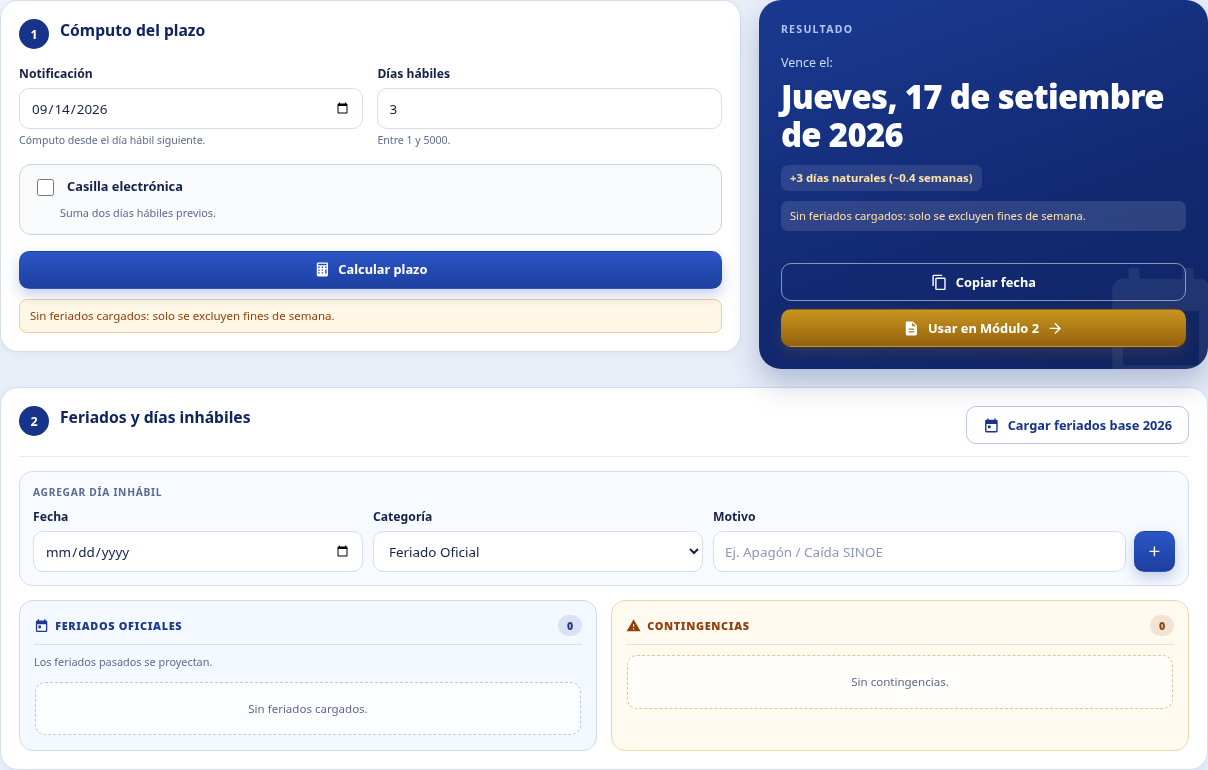
#> input picture documentacion/capturas/01-modulo1.png, 1208 x 770 px; its folder holds 8 pictures in this run
$ python crear_presentacion.py
#> lines starting #> are read from the running program, lines starting #| are printed output that depends on the picture
from pathlib import Path
from PIL import Image, ImageDraw, ImageFont
from docx import Document
from docx.shared import Inches, Pt, RGBColor
from docx.enum.text import WD_ALIGN_PARAGRAPH
from docx.enum.table import WD_TABLE_ALIGNMENT, WD_CELL_VERTICAL_ALIGNMENT
from docx.enum.section import WD_SECTION_START
from docx.oxml import OxmlElement
from docx.oxml.ns import qn

ROOT=Path(__file__).resolve().parent
CAP=ROOT/'capturas'
OUT=ROOT/'ODANC_Arequipa_Presentacion_Modulos_1_y_2_Propuesta.docx'
FONT='/usr/share/fonts/truetype/dejavu/DejaVuSans-Bold.ttf'

def annotated(src,name,box,points):
#> called with src = '01-modulo1.png', name = 'fig01-modulo1'
    image=Image.open(CAP/src).convert('RGB')
#> image is the input picture: PIL image 1208x770 RGB; mean R, G, B 205.1, 209.8, 223.7
    if box:image=image.crop(box)
    w,h=image.size
#> w = 1208; h = 770
    canvas=Image.new('RGB',(w+104,h+16),'white');canvas.paste(image,(104,8))
#> after `canvas = Image.new('RGB', (w + 104, h + 16), 'white')`: canvas: PIL image 1312x786 RGB; every value is 255
    d=ImageDraw.Draw(canvas);font=ImageFont.truetype(FONT,24)
    for num,(x,y) in enumerate(points,1):
        cx,cy=47,y+8;target=(x+104,y+8)
        d.line((cx+23,cy,target[0]-9,target[1]),fill='#2449a5',width=4)
        d.polygon([(target[0],target[1]),(target[0]-13,target[1]-7),(target[0]-13,target[1]+7)],fill='#2449a5')
        d.ellipse((cx-21,cy-21,cx+21,cy+21),fill='#2449a5')
        t=str(num);bbox=d.textbbox((0,0),t,font=font);d.text((cx-(bbox[2]-bbox[0])/2,cy-(bbox[3]-bbox[1])/2-4),t,font=font,fill='white')
    path=CAP/(name+'.png');canvas.save(path);return path
#> after `path = CAP / (name + '.png')`:
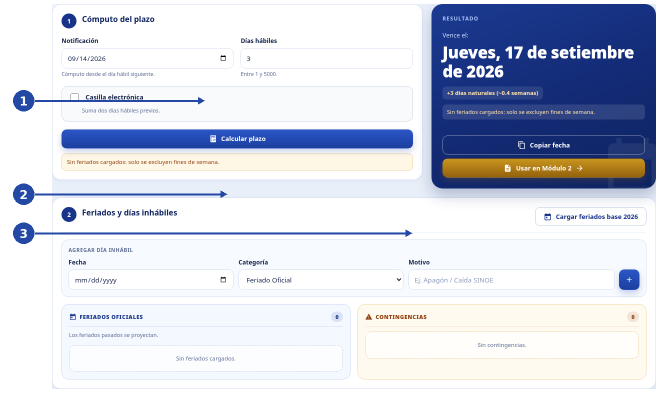
#> saved as fig01-modulo1.png: PIL image 1312x786 RGB (shown at 1/2 size); mean R, G, B 207.9, 212.5, 225.9

figs={
 'm1':annotated('01-modulo1.png','fig01-modulo1',None,[(305,193),(350,380),(720,458)]),
 'sel':annotated('02-seleccion.png','fig02-seleccion',(0,0,918,840),[(330,286),(365,375),(485,525)]),
 'sel2':annotated('02-seleccion.png','fig03-catalogo',(0,830,918,1522),[(480,142),(480,406),(780,650)]),
 'exp':annotated('03-expediente.png','fig04-expediente',None,[(320,289),(310,385),(310,462)]),
 'cont1':annotated('04-contenido.png','fig05-contenido-superior',(0,0,667,590),[(260,245),(260,325),(390,515)]),
 'cont2':annotated('04-contenido.png','fig06-contenido-inferior',(0,590,667,1103),[(300,95),(315,250),(325,370)]),
 'rev':annotated('05-revision.png','fig07-revision',None,[(330,314),(345,530),(930,266),(972,625)]),
 'hist':annotated('06-historial.png','fig08-historial',None,[(360,145),(320,245)]),
 'jef':annotated('07-jefatura.png','fig09-jefatura',None,[(380,285),(385,360),(445,548)]),
}
#> call 2 of annotated, with src = '02-seleccion.png', name = 'fig02-seleccion', box = (0, 0, 918, 840)
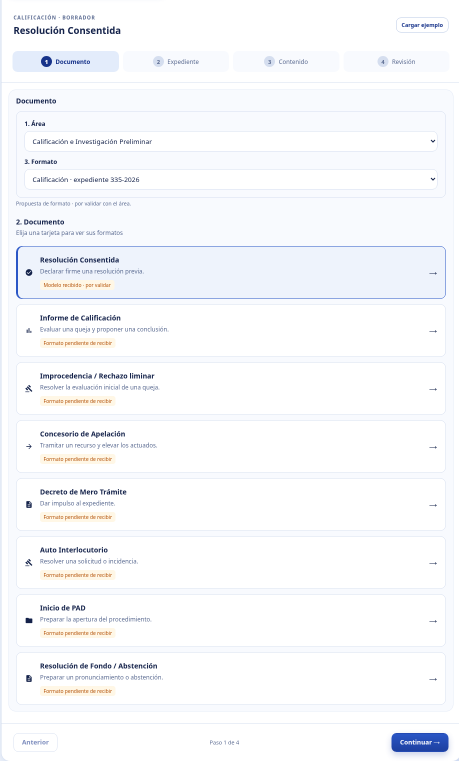
#> input picture documentacion/capturas/02-seleccion.png, 918 x 1522 px (shown at 1/2 size)
#> in annotated, image is the input picture: PIL image 918x1522 RGB; mean R, G, B 247.6, 248.7, 251.2
#> in annotated (call 2), `canvas = Image.new('RGB', (w + 104, h + 16), 'white')`: canvas: PIL image 1022x856 RGB; every value is 255
#> in annotated (call 3), `canvas = Image.new('RGB', (w + 104, h + 16), 'white')`: canvas: PIL image 1022x708 RGB; every value is 255
#> call 4 of annotated, with src = '03-expediente.png', name = 'fig04-expediente'
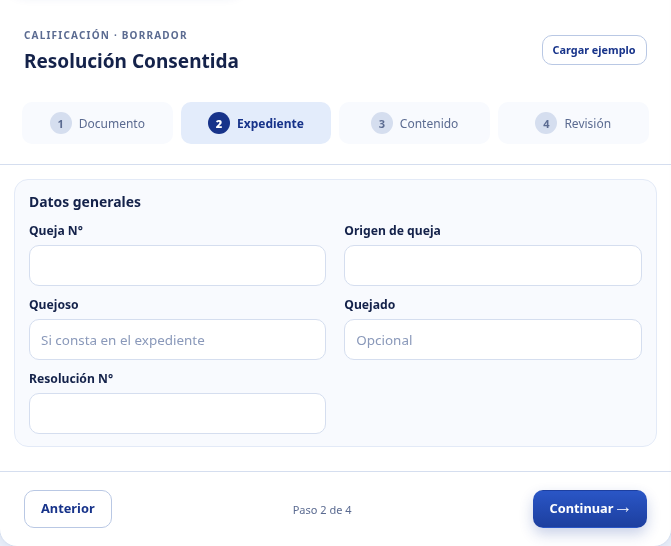
#> input picture documentacion/capturas/03-expediente.png, 671 x 546 px
#> in annotated, image is the input picture: PIL image 671x546 RGB; mean R, G, B 245.4, 247.2, 251.1
#> in annotated (call 4), `canvas = Image.new('RGB', (w + 104, h + 16), 'white')`: canvas: PIL image 775x562 RGB; every value is 255
#> in annotated (call 4), `canvas.paste(image, (104, 8))`:
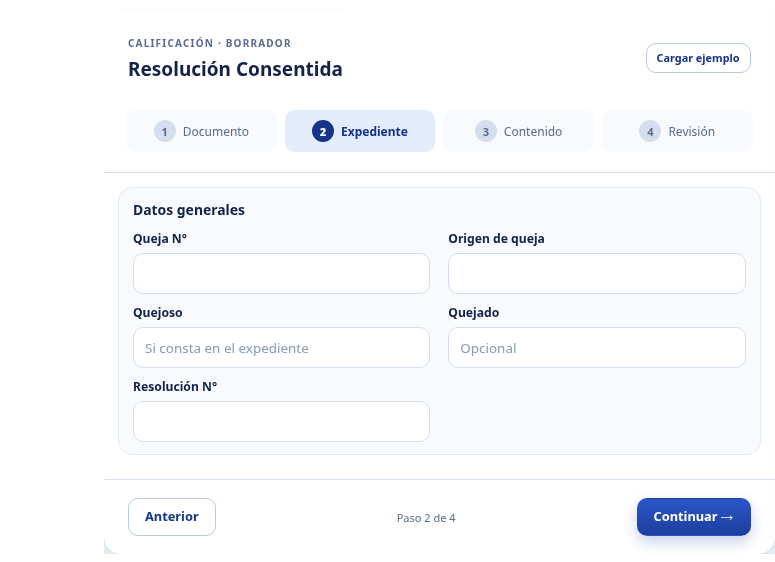
#> canvas: PIL image 775x562 RGB; mean R, G, B 247, 248.4, 251.7
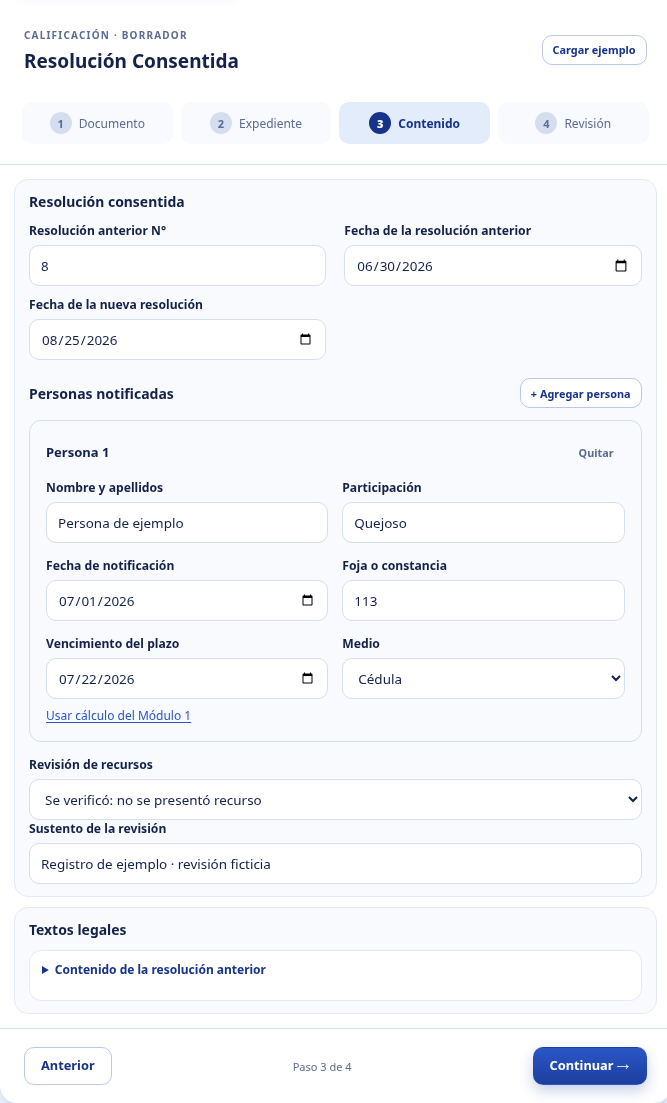
#> input picture documentacion/capturas/04-contenido.png, 667 x 1103 px
#> in annotated, image is the input picture: PIL image 667x1103 RGB; mean R, G, B 244.7, 246.5, 250.5
#> in annotated (call 5), `if box:image=image.crop(box)`:
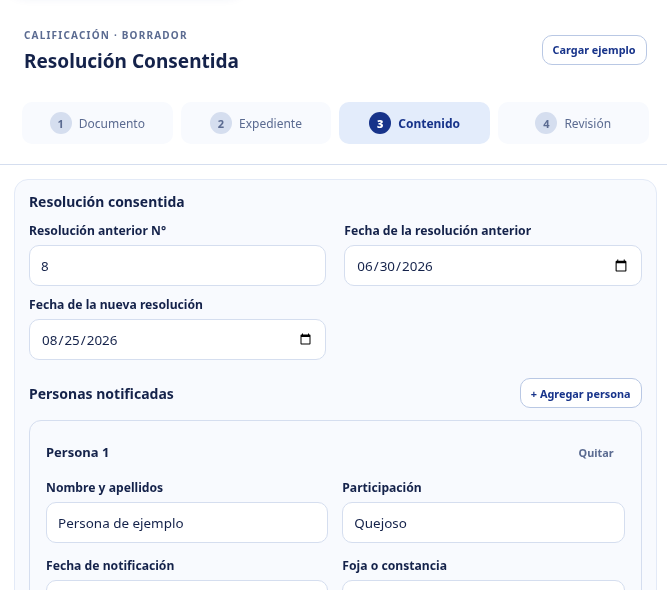
#> image: PIL image 667x590 RGB; mean R, G, B 244.7, 246.4, 250.2
#> in annotated (call 5), `canvas = Image.new('RGB', (w + 104, h + 16), 'white')`: canvas: PIL image 771x606 RGB; every value is 255
#> in annotated (call 6), `canvas = Image.new('RGB', (w + 104, h + 16), 'white')`: canvas: PIL image 771x529 RGB; every value is 255
#> in annotated (call 6), `path = CAP / (name + '.png')`:
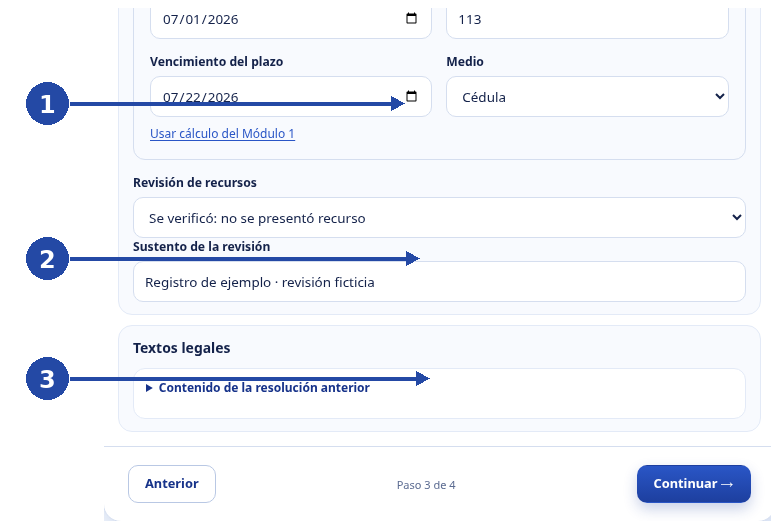
#> saved as fig06-contenido-inferior.png: PIL image 771x529 RGB; mean R, G, B 242, 244.3, 249.6
#> (the run stopped early here; a loop or call above may not have finished)
